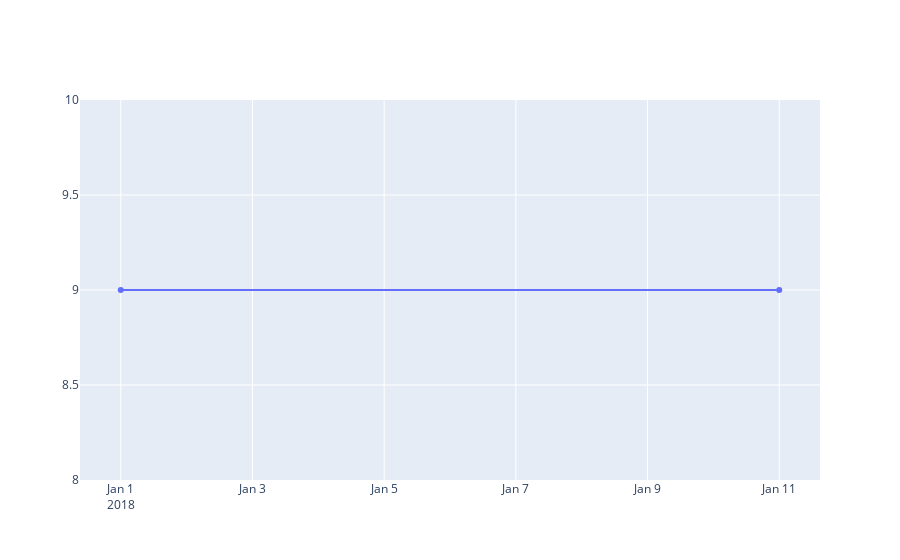

The notebook cell saved with this chart:
### Code cell
fig1 = px.line(df_interp, x='date', y="value")

#fig.update_traces(line=dict(width=1.5))

#fig.add_trace(go.Scatter(x=df_interp['date'],
#                         y=df_interp['value'],
#                         mode='markers'))

fig2 = px.scatter(df_interp, x='date', y="value")


fig3 = go.Figure(data=fig1.data + fig2.data)


fig3.show()

### Figure 1 — Plotly figure (JSON) as saved in the notebook; plotly's stock layout.template omitted (floating-point values rounded to 4 significant figures)
{"data": [{"hovertemplate": "date=%{x}<br>value=%{y}<extra></extra>", "legendgroup": "", "line": {"color": "#636efa", "dash": "solid"}, "marker": {"symbol": "circle"}, "mode": "lines", "name": "", "orientation": "v", "showlegend": false, "type": "scatter", "x": ["2018-01-01T00:00:00", "2018-01-11T00:00:00"], "xaxis": "x", "y": [9, 9], "yaxis": "y"}, {"hovertemplate": "date=%{x}<br>value=%{y}<extra></extra>", "legendgroup": "", "marker": {"color": "#636efa", "symbol": "circle"}, "mode": "markers", "name": "", "orientation": "v", "showlegend": false, "type": "scatter", "x": ["2018-01-01T00:00:00", "2018-01-11T00:00:00"], "xaxis": "x", "y": [9, 9], "yaxis": "y"}], "layout": {}}
